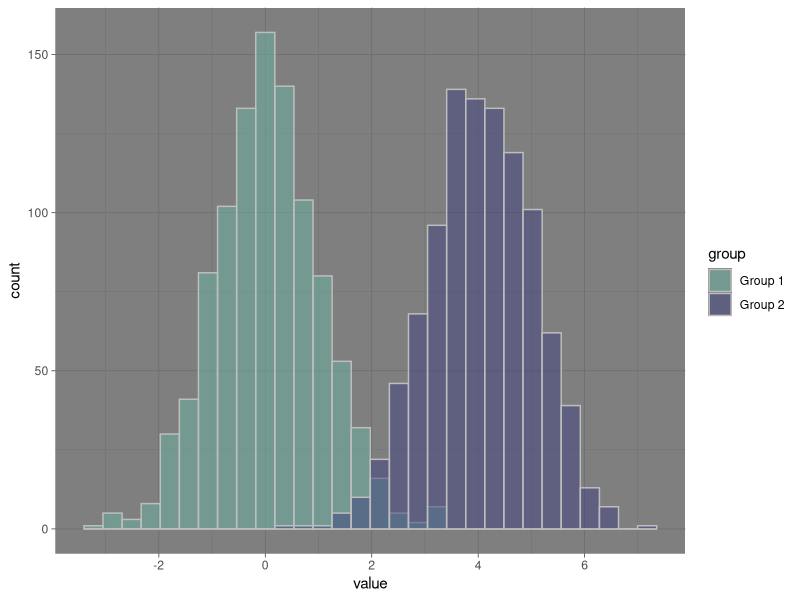
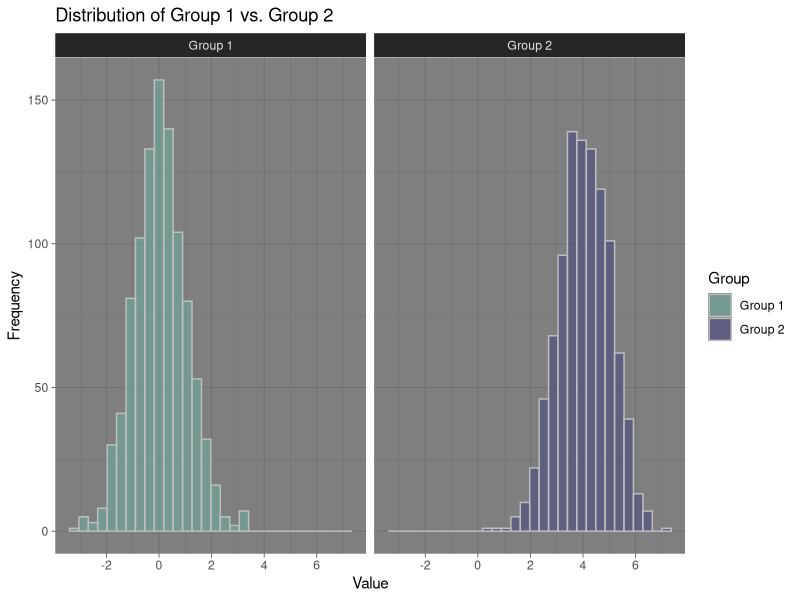
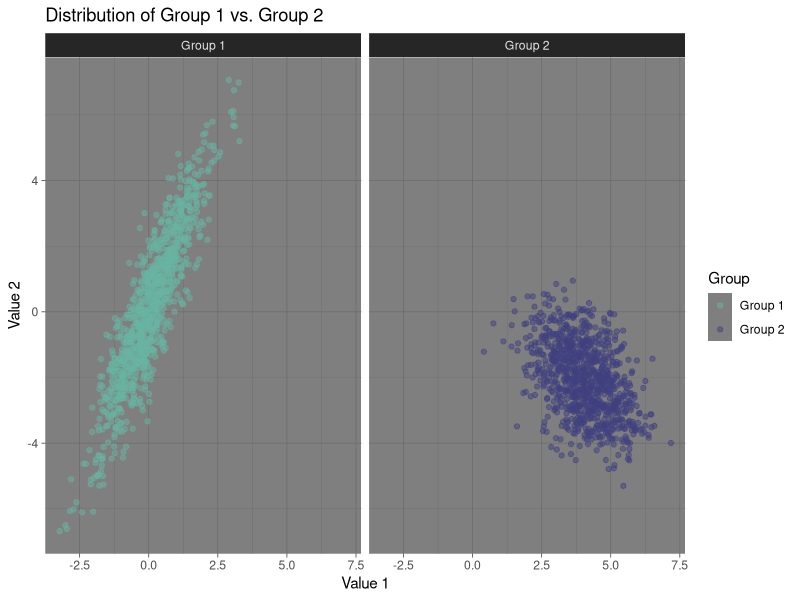

These charts were generated, in order, by the following R code:
# Exercise 1
x <- 10
(((x + 2) * 3) - 6) / 3

# Exercise 2
o1 <- 10
o2 <- o1 + 2
o3 <- o2 * 3
o4 <- o3 - 6
o5 <- o4 / 3

o5*3 == o4
o4 + 6 == o3
o3 / 3 == o2
o2 - 2 == o1

# Exercise 3
x <- 1:5
(((x + 2) * 3) - 6) / 3

# Exercise 4 
n_obs <- 5
dat <- data.frame(v1 = rnorm(n_obs, mean=1),
                  v2 = rnorm(n_obs, mean=2),
                  v3 = rnorm(n_obs, mean=3),
                  v4 = rnorm(n_obs, mean=4),
                  v5 = rnorm(n_obs, mean=5))
sapply(dat, mean)


# load package
library(ggplot2)

# Build dataset with 2 groups and different distributions
group_n <- 1000 # number of observations per group
group <- c( rep("Group 1", group_n), rep("Group 2", group_n) ) # create grouping variable
value <-  c( rnorm(group_n, mean = 0), rnorm(group_n, mean=4)) # generate random values for both groups
data <- data.frame(group, value) # store variables in a data frame


# Represent it
ggplot(data, mapping = aes(x=value, fill = group)) + # data that should be plotted
  geom_histogram(position = "identity", alpha = .5, color = "gray") + # histogram & settings
  scale_fill_manual(values=c("#69b3a2", "#404080")) + #fill color of histogram bars
  theme_dark() # plot theme


# Exercise 6
ggplot(data, mapping = aes(x=value, fill = group)) + # data that should be plotted
  geom_histogram(position = "identity", alpha = .5, color = "gray") + # histogram & settings
  scale_fill_manual(values=c("#69b3a2", "#404080")) + # fill color of histogram bars
  theme_dark() + # plot theme
  labs(title = "Distribution of Group 1 vs. Group 2",
       x = "Value", 
       y = "Frequency",
       fill = "Group") + 
  facet_wrap(~group)

#Exercise 7
data$value_2 <- c( data[1:1000, "value"]*2 + rnorm(group_n, mean = 0) ,  
                   data[1001:2000, "value"]*-.5 + rnorm(group_n, mean = 0))

ggplot(data, mapping = aes(x=value, y = value_2, color = group)) + # data that should be plotted
  geom_point(alpha = .5) + # histogram & settings
  scale_color_manual(values=c("#69b3a2", "#404080")) + # fill color of histogram bars
  theme_dark() + # plot theme
  labs(title = "Distribution of Group 1 vs. Group 2",
       x = "Value 1", 
       y = "Value 2",
       color = "Group") + 
  facet_wrap(~group)

